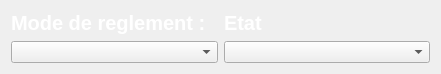
     <widget class="QWidget" name="layoutWidget_2">
      <property name="geometry">
       <rect>
        <x>1</x>
        <y>140</y>
        <width>441</width>
        <height>67</height>
       </rect>
      </property>
      <layout class="QHBoxLayout" name="horizontalLayout_3">
       <item>
        <layout class="QGridLayout" name="gridLayout">
         <item row="0" column="0">
          <widget class="QLabel" name="label_9">
           <property name="palette">
            <palette>
             <active>
              <colorrole role="WindowText">
               <brush brushstyle="SolidPattern">
                <color alpha="255">
                 <red>255</red>
                 <green>255</green>
                 <blue>255</blue>
                </color>
               </brush>
              </colorrole>
              <colorrole role="Button">
               <brush brushstyle="SolidPattern">
                <color alpha="0">
                 <red>0</red>
                 <green>0</green>
                 <blue>0</blue>
                </color>
               </brush>
              </colorrole>
              <colorrole role="Text">
               <brush brushstyle="SolidPattern">
                <color alpha="255">
                 <red>255</red>
                 <green>255</green>
                 <blue>255</blue>
                </color>
               </brush>
              </colorrole>
              <colorrole role="Base">
               <brush brushstyle="SolidPattern">
                <color alpha="0">
                 <red>0</red>
                 <green>0</green>
                 <blue>0</blue>
                </color>
               </brush>
              </colorrole>
              <colorrole role="Window">
               <brush brushstyle="SolidPattern">
                <color alpha="0">
                 <red>0</red>
                 <green>0</green>
                 <blue>0</blue>
                </color>
               </brush>
              </colorrole>
              <colorrole role="PlaceholderText">
               <brush brushstyle="SolidPattern">
                <color alpha="128">
                 <red>255</red>
                 <green>255</green>
                 <blue>255</blue>
                </color>
               </brush>
              </colorrole>
             </active>
             <inactive>
              <colorrole role="WindowText">
               <brush brushstyle="SolidPattern">
                <color alpha="255">
                 <red>255</red>
                 <green>255</green>
                 <blue>255</blue>
                </color>
               </brush>
              </colorrole>
              <colorrole role="Button">
               <brush brushstyle="SolidPattern">
                <color alpha="0">
                 <red>0</red>
                 <green>0</green>
                 <blue>0</blue>
                </color>
               </brush>
              </colorrole>
              <colorrole role="Text">
               <brush brushstyle="SolidPattern">
                <color alpha="255">
                 <red>255</red>
                 <green>255</green>
                 <blue>255</blue>
                </color>
               </brush>
              </colorrole>
              <colorrole role="Base">
               <brush brushstyle="SolidPattern">
                <color alpha="0">
                 <red>0</red>
                 <green>0</green>
                 <blue>0</blue>
                </color>
               </brush>
              </colorrole>
              <colorrole role="Window">
               <brush brushstyle="SolidPattern">
                <color alpha="0">
                 <red>0</red>
                 <green>0</green>
                 <blue>0</blue>
                </color>
               </brush>
              </colorrole>
              <colorrole role="PlaceholderText">
               <brush brushstyle="SolidPattern">
                <color alpha="128">
                 <red>255</red>
                 <green>255</green>
                 <blue>255</blue>
                </color>
               </brush>
              </colorrole>
             </inactive>
             <disabled>
              <colorrole role="WindowText">
               <brush brushstyle="SolidPattern">
                <color alpha="255">
                 <red>120</red>
                 <green>120</green>
                 <blue>120</blue>
                </color>
               </brush>
              </colorrole>
              <colorrole role="Button">
               <brush brushstyle="SolidPattern">
                <color alpha="0">
                 <red>0</red>
                 <green>0</green>
                 <blue>0</blue>
                </color>
               </brush>
              </colorrole>
              <colorrole role="Text">
               <brush brushstyle="SolidPattern">
                <color alpha="255">
                 <red>120</red>
                 <green>120</green>
                 <blue>120</blue>
                </color>
               </brush>
              </colorrole>
              <colorrole role="Base">
               <brush brushstyle="SolidPattern">
                <color alpha="0">
                 <red>0</red>
                 <green>0</green>
                 <blue>0</blue>
                </color>
               </brush>
              </colorrole>
              <colorrole role="Window">
               <brush brushstyle="SolidPattern">
                <color alpha="0">
                 <red>0</red>
                 <green>0</green>
                 <blue>0</blue>
                </color>
               </brush>
              </colorrole>
              <colorrole role="PlaceholderText">
               <brush brushstyle="SolidPattern">
                <color alpha="128">
                 <red>0</red>
                 <green>0</green>
                 <blue>0</blue>
                </color>
               </brush>
              </colorrole>
             </disabled>
            </palette>
           </property>
           <property name="font">
            <font>
             <pointsize>15</pointsize>
             <weight>75</weight>
             <bold>true</bold>
            </font>
           </property>
           <property name="text">
            <string>Mode de reglement :</string>
           </property>
          </widget>
         </item>
         <item row="1" column="0">
          <widget class="QComboBox" name="modedereglement_A"/>
         </item>
        </layout>
       </item>
       <item>
        <layout class="QVBoxLayout" name="verticalLayout_6">
         <item>
          <widget class="QLabel" name="label">
           <property name="palette">
            <palette>
             <active>
              <colorrole role="WindowText">
               <brush brushstyle="SolidPattern">
                <color alpha="255">
                 <red>255</red>
                 <green>255</green>
                 <blue>255</blue>
                </color>
               </brush>
              </colorrole>
              <colorrole role="Button">
               <brush brushstyle="SolidPattern">
                <color alpha="0">
                 <red>0</red>
                 <green>0</green>
                 <blue>0</blue>
                </color>
               </brush>
              </colorrole>
              <colorrole role="Light">
               <brush brushstyle="SolidPattern">
                <color alpha="0">
                 <red>255</red>
                 <green>255</green>
                 <blue>255</blue>
                </color>
               </brush>
              </colorrole>
              <colorrole role="Midlight">
               <brush brushstyle="SolidPattern">
                <color alpha="0">
                 <red>255</red>
                 <green>255</green>
                 <blue>255</blue>
                </color>
               </brush>
              </colorrole>
              <colorrole role="Dark">
               <brush brushstyle="SolidPattern">
                <color alpha="0">
                 <red>127</red>
                 <green>127</green>
                 <blue>127</blue>
                </color>
               </brush>
              </colorrole>
              <colorrole role="Mid">
               <brush brushstyle="SolidPattern">
                <color alpha="0">
                 <red>170</red>
                 <green>170</green>
                 <blue>170</blue>
                </color>
               </brush>
              </colorrole>
              <colorrole role="Text">
               <brush brushstyle="SolidPattern">
                <color alpha="255">
                 <red>0</red>
                 <green>0</green>
                 <blue>0</blue>
                </color>
               </brush>
              </colorrole>
              <colorrole role="BrightText">
               <brush brushstyle="SolidPattern">
                <color alpha="255">
                 <red>255</red>
                 <green>255</green>
                 <blue>255</blue>
                </color>
               </brush>
              </colorrole>
              <colorrole role="ButtonText">
               <brush brushstyle="SolidPattern">
                <color alpha="255">
                 <red>0</red>
                 <green>0</green>
                 <blue>0</blue>
                </color>
               </brush>
              </colorrole>
              <colorrole role="Base">
               <brush brushstyle="SolidPattern">
                <color alpha="0">
                 <red>0</red>
                 <green>0</green>
                 <blue>0</blue>
                </color>
               </brush>
              </colorrole>
              <colorrole role="Window">
               <brush brushstyle="SolidPattern">
                <color alpha="0">
                 <red>0</red>
                 <green>0</green>
                 <blue>0</blue>
                </color>
               </brush>
              </colorrole>
              <colorrole role="Shadow">
               <brush brushstyle="SolidPattern">
                <color alpha="255">
                 <red>0</red>
                 <green>0</green>
                 <blue>0</blue>
                </color>
               </brush>
              </colorrole>
              <colorrole role="AlternateBase">
               <brush brushstyle="SolidPattern">
                <color alpha="127">
                 <red>255</red>
                 <green>255</green>
                 <blue>255</blue>
                </color>
               </brush>
              </colorrole>
              <colorrole role="ToolTipBase">
               <brush brushstyle="SolidPattern">
                <color alpha="255">
                 <red>255</red>
                 <green>255</green>
                 <blue>220</blue>
                </color>
               </brush>
              </colorrole>
              <colorrole role="ToolTipText">
               <brush brushstyle="SolidPattern">
                <color alpha="255">
                 <red>0</red>
                 <green>0</green>
                 <blue>0</blue>
                </color>
               </brush>
              </colorrole>
              <colorrole role="PlaceholderText">
               <brush brushstyle="SolidPattern">
                <color alpha="128">
                 <red>0</red>
                 <green>0</green>
                 <blue>0</blue>
                </color>
               </brush>
              </colorrole>
             </active>
             <inactive>
              <colorrole role="WindowText">
               <brush brushstyle="SolidPattern">
                <color alpha="255">
                 <red>255</red>
                 <green>255</green>
                 <blue>255</blue>
                </color>
               </brush>
              </colorrole>
              <colorrole role="Button">
               <brush brushstyle="SolidPattern">
                <color alpha="0">
                 <red>0</red>
                 <green>0</green>
                 <blue>0</blue>
                </color>
               </brush>
              </colorrole>
              <colorrole role="Light">
               <brush brushstyle="SolidPattern">
                <color alpha="0">
                 <red>255</red>
                 <green>255</green>
                 <blue>255</blue>
                </color>
               </brush>
              </colorrole>
              <colorrole role="Midlight">
               <brush brushstyle="SolidPattern">
                <color alpha="0">
                 <red>255</red>
                 <green>255</green>
                 <blue>255</blue>
                </color>
               </brush>
              </colorrole>
              <colorrole role="Dark">
               <brush brushstyle="SolidPattern">
                <color alpha="0">
                 <red>127</red>
                 <green>127</green>
                 <blue>127</blue>
                </color>
               </brush>
              </colorrole>
              <colorrole role="Mid">
               <brush brushstyle="SolidPattern">
                <color alpha="0">
                 <red>170</red>
                 <green>170</green>
                 <blue>170</blue>
                </color>
               </brush>
              </colorrole>
              <colorrole role="Text">
               <brush brushstyle="SolidPattern">
                <color alpha="255">
                 <red>0</red>
                 <green>0</green>
                 <blue>0</blue>
                </color>
               </brush>
              </colorrole>
              <colorrole role="BrightText">
               <brush brushstyle="SolidPattern">
                <color alpha="255">
                 <red>255</red>
                 <green>255</green>
                 <blue>255</blue>
                </color>
               </brush>
              </colorrole>
              <colorrole role="ButtonText">
               <brush brushstyle="SolidPattern">
                <color alpha="255">
                 <red>0</red>
                 <green>0</green>
                 <blue>0</blue>
                </color>
               </brush>
              </colorrole>
              <colorrole role="Base">
               <brush brushstyle="SolidPattern">
                <color alpha="0">
                 <red>0</red>
                 <green>0</green>
                 <blue>0</blue>
                </color>
               </brush>
              </colorrole>
              <colorrole role="Window">
               <brush brushstyle="SolidPattern">
                <color alpha="0">
                 <red>0</red>
                 <green>0</green>
                 <blue>0</blue>
                </color>
               </brush>
              </colorrole>
              <colorrole role="Shadow">
               <brush brushstyle="SolidPattern">
                <color alpha="255">
                 <red>0</red>
                 <green>0</green>
                 <blue>0</blue>
                </color>
               </brush>
              </colorrole>
              <colorrole role="AlternateBase">
               <brush brushstyle="SolidPattern">
                <color alpha="127">
                 <red>255</red>
                 <green>255</green>
                 <blue>255</blue>
                </color>
               </brush>
              </colorrole>
              <colorrole role="ToolTipBase">
               <brush brushstyle="SolidPattern">
                <color alpha="255">
                 <red>255</red>
                 <green>255</green>
                 <blue>220</blue>
                </color>
               </brush>
              </colorrole>
              <colorrole role="ToolTipText">
               <brush brushstyle="SolidPattern">
                <color alpha="255">
                 <red>0</red>
                 <green>0</green>
                 <blue>0</blue>
                </color>
               </brush>
              </colorrole>
              <colorrole role="PlaceholderText">
               <brush brushstyle="SolidPattern">
                <color alpha="128">
                 <red>0</red>
                 <green>0</green>
                 <blue>0</blue>
                </color>
               </brush>
              </colorrole>
             </inactive>
             <disabled>
              <colorrole role="WindowText">
               <brush brushstyle="SolidPattern">
                <color alpha="0">
                 <red>127</red>
                 <green>127</green>
                 <blue>127</blue>
                </color>
               </brush>
              </colorrole>
              <colorrole role="Button">
               <brush brushstyle="SolidPattern">
                <color alpha="0">
                 <red>0</red>
                 <green>0</green>
                 <blue>0</blue>
                </color>
               </brush>
              </colorrole>
              <colorrole role="Light">
               <brush brushstyle="SolidPattern">
                <color alpha="0">
                 <red>255</red>
                 <green>255</green>
                 <blue>255</blue>
                </color>
               </brush>
              </colorrole>
              <colorrole role="Midlight">
               <brush brushstyle="SolidPattern">
                <color alpha="0">
                 <red>255</red>
                 <green>255</green>
                 <blue>255</blue>
                </color>
               </brush>
              </colorrole>
              <colorrole role="Dark">
               <brush brushstyle="SolidPattern">
                <color alpha="0">
                 <red>127</red>
                 <green>127</green>
                 <blue>127</blue>
                </color>
               </brush>
              </colorrole>
              <colorrole role="Mid">
               <brush brushstyle="SolidPattern">
                <color alpha="0">
                 <red>170</red>
                 <green>170</green>
                 <blue>170</blue>
                </color>
               </brush>
              </colorrole>
              <colorrole role="Text">
               <brush brushstyle="SolidPattern">
                <color alpha="0">
                 <red>127</red>
                 <green>127</green>
                 <blue>127</blue>
                </color>
               </brush>
              </colorrole>
              <colorrole role="BrightText">
               <brush brushstyle="SolidPattern">
                <color alpha="255">
                 <red>255</red>
                 <green>255</green>
                 <blue>255</blue>
                </color>
               </brush>
              </colorrole>
              <colorrole role="ButtonText">
               <brush brushstyle="SolidPattern">
                <color alpha="0">
                 <red>127</red>
                 <green>127</green>
                 <blue>127</blue>
                </color>
               </brush>
              </colorrole>
              <colorrole role="Base">
               <brush brushstyle="SolidPattern">
                <color alpha="0">
                 <red>0</red>
                 <green>0</green>
                 <blue>0</blue>
                </color>
               </brush>
              </colorrole>
              <colorrole role="Window">
               <brush brushstyle="SolidPattern">
                <color alpha="0">
                 <red>0</red>
                 <green>0</green>
                 <blue>0</blue>
                </color>
               </brush>
              </colorrole>
              <colorrole role="Shadow">
               <brush brushstyle="SolidPattern">
                <color alpha="255">
                 <red>0</red>
                 <green>0</green>
                 <blue>0</blue>
                </color>
               </brush>
              </colorrole>
              <colorrole role="AlternateBase">
               <brush brushstyle="SolidPattern">
                <color alpha="0">
                 <red>255</red>
                 <green>255</green>
                 <blue>255</blue>
                </color>
               </brush>
              </colorrole>
              <colorrole role="ToolTipBase">
               <brush brushstyle="SolidPattern">
                <color alpha="255">
                 <red>255</red>
                 <green>255</green>
                 <blue>220</blue>
                </color>
               </brush>
              </colorrole>
              <colorrole role="ToolTipText">
               <brush brushstyle="SolidPattern">
                <color alpha="255">
                 <red>0</red>
                 <green>0</green>
                 <blue>0</blue>
                </color>
               </brush>
              </colorrole>
              <colorrole role="PlaceholderText">
               <brush brushstyle="SolidPattern">
                <color alpha="128">
                 <red>0</red>
                 <green>0</green>
                 <blue>0</blue>
                </color>
               </brush>
              </colorrole>
             </disabled>
            </palette>
           </property>
           <property name="font">
            <font>
             <family>MS Shell Dlg 2</family>
             <pointsize>15</pointsize>
             <weight>75</weight>
             <bold>true</bold>
             <stylestrategy>PreferDefault</stylestrategy>
            </font>
           </property>
           <property name="autoFillBackground">
            <bool>false</bool>
           </property>
           <property name="text">
            <string>Etat</string>
           </property>
          </widget>
         </item>
         <item>
          <widget class="QComboBox" name="Etat_A"/>
         </item>
        </layout>
       </item>
      </layout>
     </widget>
